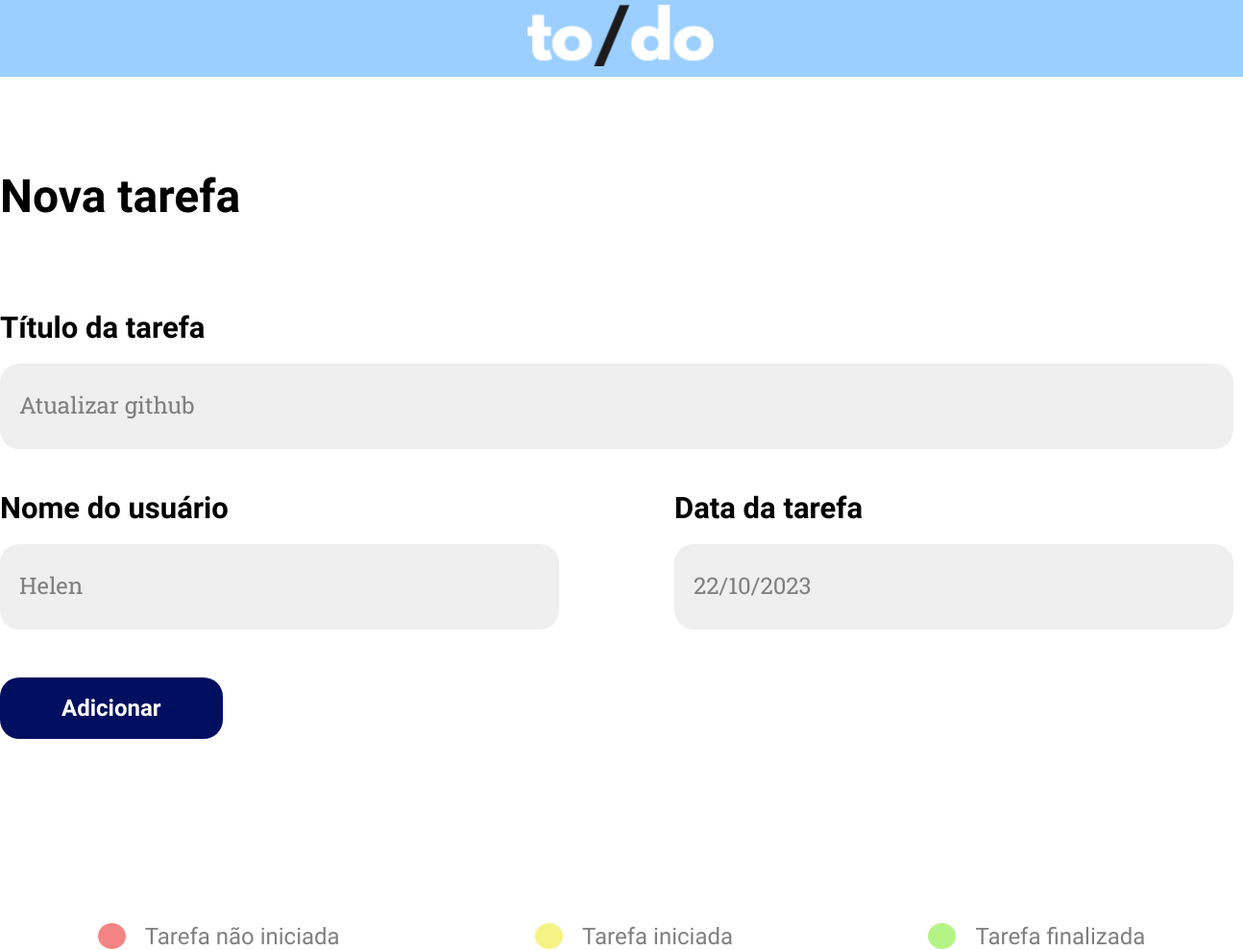
The page /editar_tarefa/2 on the database as committed earlier.
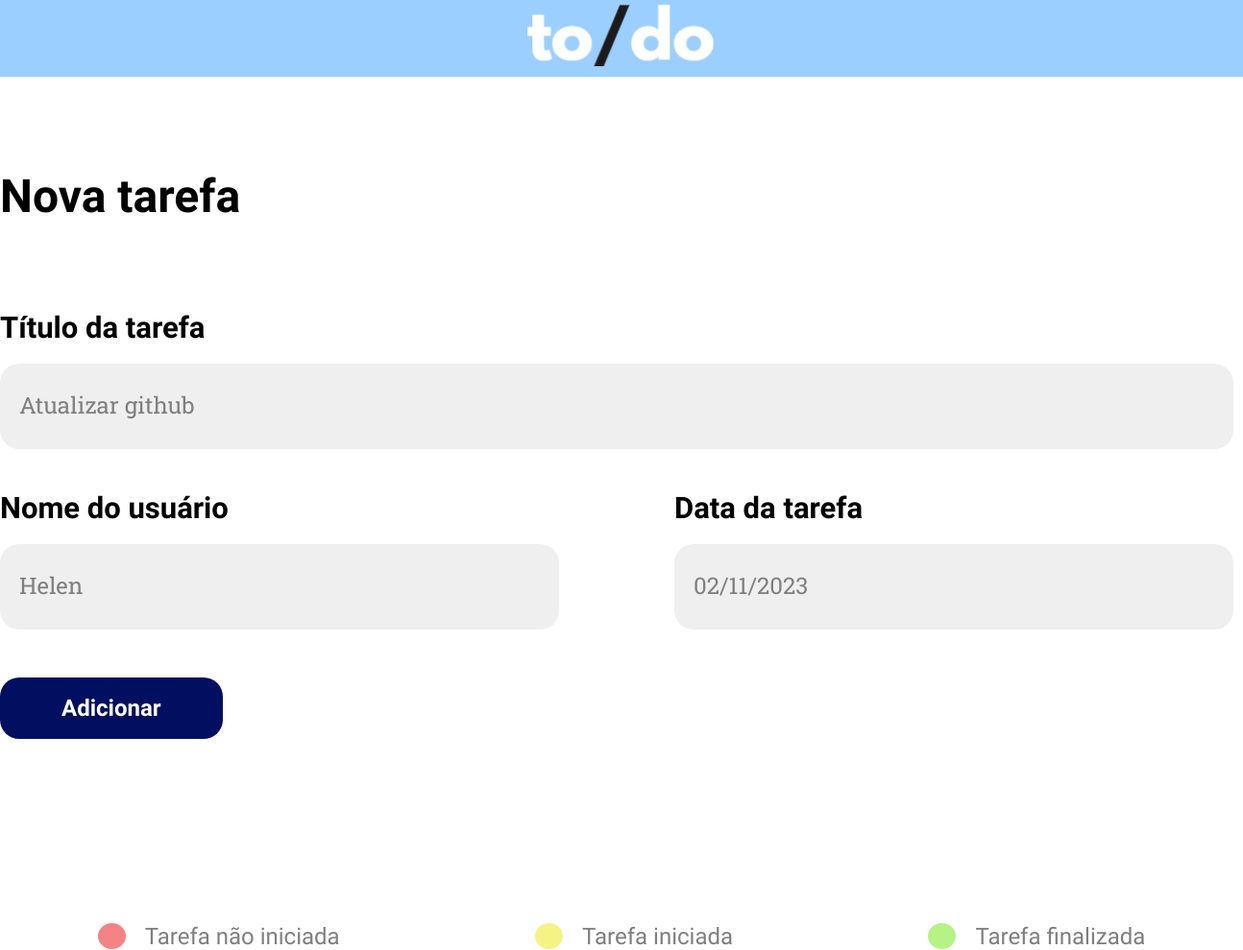
The same page on the database as committed later.
### tables this page shows
CREATE TABLE activities (
            id INTEGER PRIMARY KEY AUTOINCREMENT, 
            name TEXT,
            description TEXT, 
            date TEXT,
            start_time TEXT,
            end_time TEXT,
            status TEXT);

### main.py (the view)
@app.route('/editar_tarefa/<string:id>', methods=['POST','GET'])
def editar_tarefa(id):
    identificador = int(id)
    resposta = db.select_from_table(custom_query=f"SELECT id, name, description, date FROM activities WHERE id = {identificador}")
    id = resposta[0][0]
    nome = resposta[0][1]
    descricao = resposta[0][2]
    data = resposta[0][3]
    return render_template('update.html', nome=nome, descricao=descricao, data=data, id=id)

### bd_tutorial.py (called while the page is built)
def create_connection(db_file) -> sqlite3.Connection:
    conn = None
    conn = sqlite3.connect(db_file)
    return conn

def select_from_table(table_name : str = None, custom_query : str = None) -> list[tuple]:
    conn = create_connection(DB_PATH)
    cur = conn.cursor()
    if not custom_query:
        cur.execute(f"SELECT * FROM {table_name}")
    else:
        print(custom_query)
        cur.execute(custom_query)
    rows = cur.fetchall()
    return rows

### templates/update.html (shortened to what this page needs)
<!DOCTYPE html>
<html lang="en">
<head>
    <link rel="stylesheet" href="{{ url_for('static',    filename='register.css') }}">
</head>
<body>
    <header class="headerSection">
        <div class="headerContainer">
            <img class="logo" src="{{ url_for('static',filename='assets/logo.svg') }}" alt="Logo">
        </div>
    </header>
    <div class="formsSection">
        <div class="forms">
            <h1 class="h1"> Nova tarefa </h1>
            <div class="formsContainer">
                <form class="form" action="{{url_for('atualizar', id=id)}}" method="POST">
                        <div class="inputContainer">
                            <label for="">Título da tarefa</label>
                            <input type="text" id="descricao" name="descricao"
                            placeholder="{{descricao}}">
                        </div>
                        <div class="form2">
                            <div class="inputContainer2">
                                <label for=""> Nome do usuário</label>
                                <input type="text"
                                name="nome"
                                id="nome" placeholder="{{nome}}">
                            </div>
                            <div class="inputContainer2">
                                <label for=""> Data da tarefa</label>
                                <input type="text"
                                name="data" id="data"
                                placeholder="{{data}}">
                            </div>
                        </div>
                        <div class="buttonContainer">
                            <button class="submitButton" type="submit">
                                <a class="linkButton" href="">
                                    Adicionar
                                </a>
                            </button>
                        </div>
                </form>
            </div>
        </div>
        <div class="captionsSection">
                <div class="captionsContainer">
                    <div class="caption">
                        <img class="logo" src="{{ url_for('static',filename='assets/Cor Categoria Vermelho.svg') }}" alt="Categoria Vermelho">
                        <p class="bThin"> Tarefa não iniciada</p>
                    </div>
                    <div class="caption">
                        <img class="logo" src="{{ url_for('static',filename='assets/Cor Categoria Amarelo.svg') }}"  alt="Categoria Amarela">
                        <p class="bThin"> Tarefa iniciada</p>
                    </div>
                    <div class="caption">
                        <img class="logo" src="{{ url_for('static',filename='assets/Cor Categoria Verde.svg') }}"  alt="Categoria Verde">
                        <p class="bThin">Tarefa finalizada</p>
                    </div>
                </div>
        </div>
</body>
</html>

Rows that differ between the two databases and show on the page:
changed activities "Atualizar github": data "22/10/2023" → "02/11/2023"
